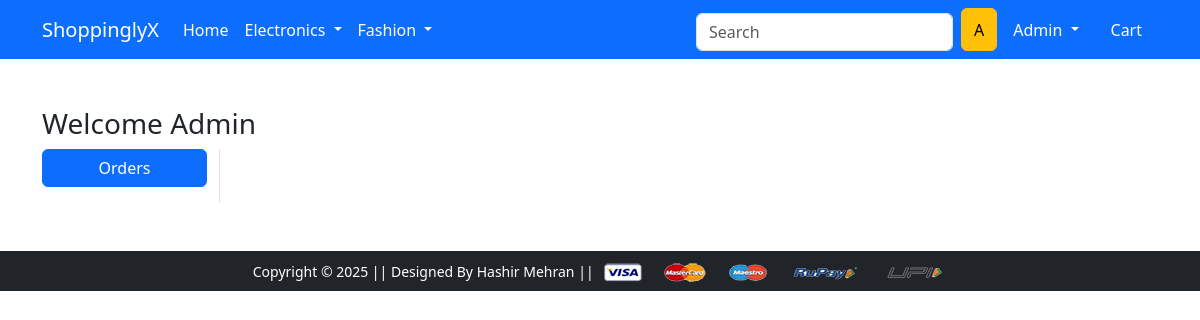
The app's page /orders/ (signed in), older data.
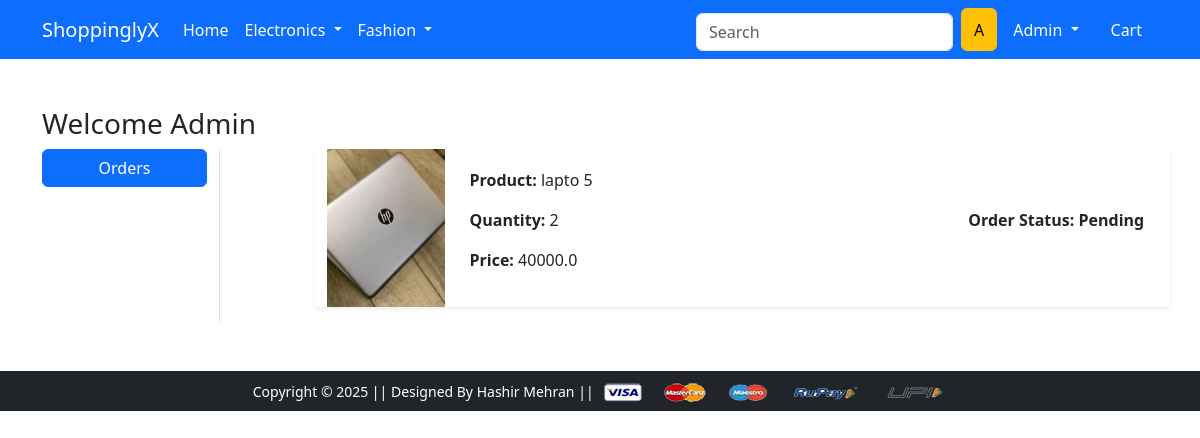
The same page, newer data.
### app/models.py (models this page shows, shortened)
class OrderPlaced(models.Model):
    user         = models.ForeignKey(User, on_delete=models.CASCADE)
    customer     = models.ForeignKey(Customer, on_delete=models.CASCADE)
    product      = models.ForeignKey(Product, on_delete=models.CASCADE)
    quantity     = models.PositiveIntegerField(default=1)
    ordered_date = models.DateTimeField(auto_now_add=True)
    status       = models.CharField(choices=STATES_CHOICES, max_length=50, default='Pending')
    @property
    def total_cost(self):
        return self.quantity * self.product.discounted_price

class Product(models.Model):
    title            = models.CharField(max_length=100)
    selling_price    = models.FloatField()
    discounted_price = models.FloatField()
    description      = models.TextField()
    brand            = models.CharField(max_length=100)
    category         = models.CharField(choices=CATEGORY_CHOICES, max_length=2)
    product_image    = models.ImageField(upload_to='productimg')

### app/views.py (the view)
# urls.py: path('orders/', views.orders, name='orders'),
@login_required
def orders(request):
 op = OrderPlaced.objects.filter(user=request.user)
 return render(request, 'app/orders.html', {'order_placed': op, 'active': 'btn-primary'})

### app/context_processors.py (called while the page is built)
def cart_item_count(request):
    cart_count = 0
    if request.user.is_authenticated:
        cart_count = Cart.objects.filter(user=request.user).count()  # Count items in the cart
    return {'cart_item_count': cart_count}

### app/templates/app/orders.html (shortened to what this page needs)
{% extends 'app/base.html' %}
{% load static %}
{% block main-content %}
<div class="container my-5">
  <div class="row">
    <h3>Welcome <span class="text-capitalize">{{ request.user.username }}</span></h3>
  </div>
  <div class="row">
    <div class="col-sm-2 border-end">
      <ul class="list-unstyled">
        <li class="d-grid"><a href="{% url 'orders' %}" class="btn btn-primary">Orders</a></li>
      </ul>
    </div>
    <div class="col-sm-9 offset-sm-1">
      {% for op in order_placed %}
        <div class="row shadow-sm mb-3 align-items-center">
          <div class="col-sm-2">
            <img src="{{ op.product.product_image.url }}" alt="" class="img-fluid" height="150" width="150">
          </div>
          <div class="col-sm-7">
            <p><strong>Product:</strong> {{ op.product.title }}</p>
            <p><strong>Quantity:</strong> {{ op.quantity }}</p>
            <p><strong>Price:</strong> {{ op.total_cost }}</p>
          </div>
          <div class="col-sm-3 fw-bold">
            <p><strong>Order Status:</strong> {{ op.status }}</p>
          </div>
        </div>
      {% endfor %}
    </div>
  </div>
</div>
{% endblock main-content %}

Row changes from the older to the newer data that the page shows:
added OrderPlaced: product.product_image (picture), product "lapto 5", quantity "2", total_cost "40000.0", status "Pending"
